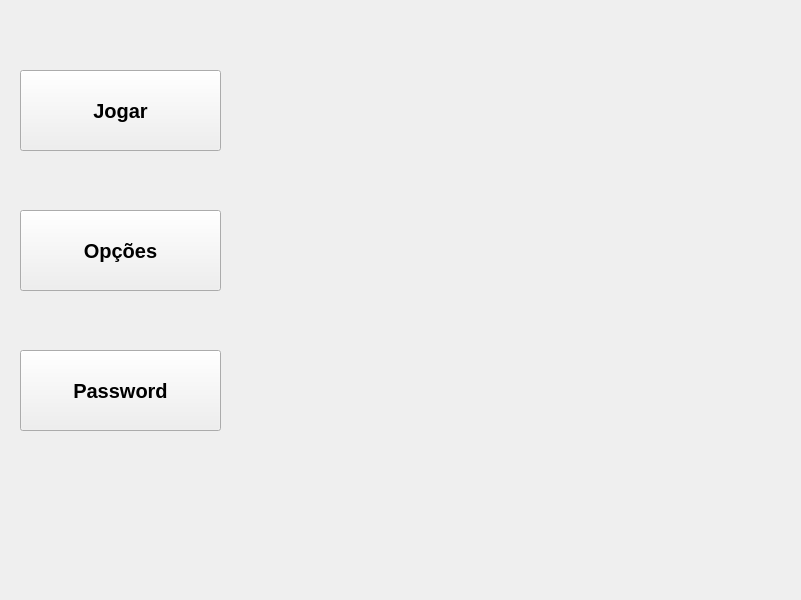
<?xml version="1.0" encoding="UTF-8"?>
<ui version="4.0">
 <class>TelaTitulo</class>
 <widget class="QMainWindow" name="TelaTitulo">
  <property name="geometry">
   <rect>
    <x>0</x>
    <y>0</y>
    <width>801</width>
    <height>600</height>
   </rect>
  </property>
  <property name="windowTitle">
   <string>MainWindow</string>
  </property>
  <widget class="QWidget" name="centralwidget">
   <widget class="QPushButton" name="Botao_Jogar">
    <property name="geometry">
     <rect>
      <x>20</x>
      <y>70</y>
      <width>201</width>
      <height>81</height>
     </rect>
    </property>
    <property name="font">
     <font>
      <pointsize>15</pointsize>
      <bold>true</bold>
     </font>
    </property>
    <property name="autoFillBackground">
     <bool>false</bool>
    </property>
    <property name="text">
     <string>Jogar</string>
    </property>
    <property name="checkable">
     <bool>false</bool>
    </property>
   </widget>
   <widget class="QPushButton" name="Botao_Options">
    <property name="geometry">
     <rect>
      <x>20</x>
      <y>210</y>
      <width>201</width>
      <height>81</height>
     </rect>
    </property>
    <property name="font">
     <font>
      <pointsize>15</pointsize>
      <bold>true</bold>
     </font>
    </property>
    <property name="text">
     <string>Opções</string>
    </property>
   </widget>
   <widget class="QPushButton" name="Botao_Options_2">
    <property name="geometry">
     <rect>
      <x>20</x>
      <y>350</y>
      <width>201</width>
      <height>81</height>
     </rect>
    </property>
    <property name="font">
     <font>
      <pointsize>15</pointsize>
      <bold>true</bold>
     </font>
    </property>
    <property name="text">
     <string>Password</string>
    </property>
   </widget>
   <widget class="QLabel" name="ImagemSS4">
    <property name="geometry">
     <rect>
      <x>0</x>
      <y>0</y>
      <width>801</width>
      <height>601</height>
     </rect>
    </property>
    <property name="text">
     <string/>
    </property>
    <property name="pixmap">
     <pixmap resource="../../../Pyside6/QtDesigner/recursos faxin.qrc">:/newPrefix/TITLE.png</pixmap>
    </property>
   </widget>
   <zorder>ImagemSS4</zorder>
   <zorder>Botao_Jogar</zorder>
   <zorder>Botao_Options</zorder>
   <zorder>Botao_Options_2</zorder>
  </widget>
 </widget>
 <resources>
  <include location="../../../Pyside6/QtDesigner/recursos faxin.qrc"/>
 </resources>
 <connections/>
</ui>
